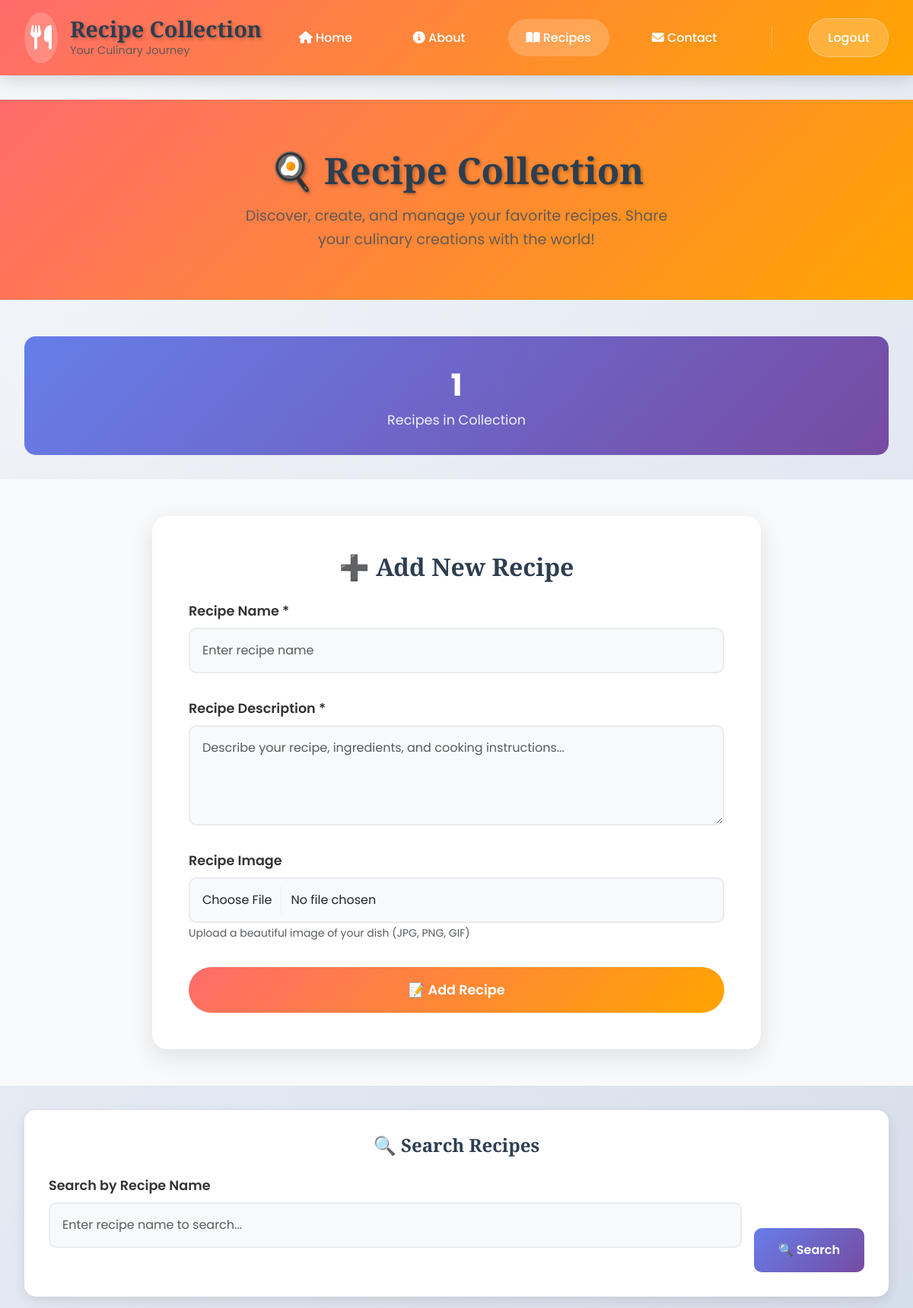
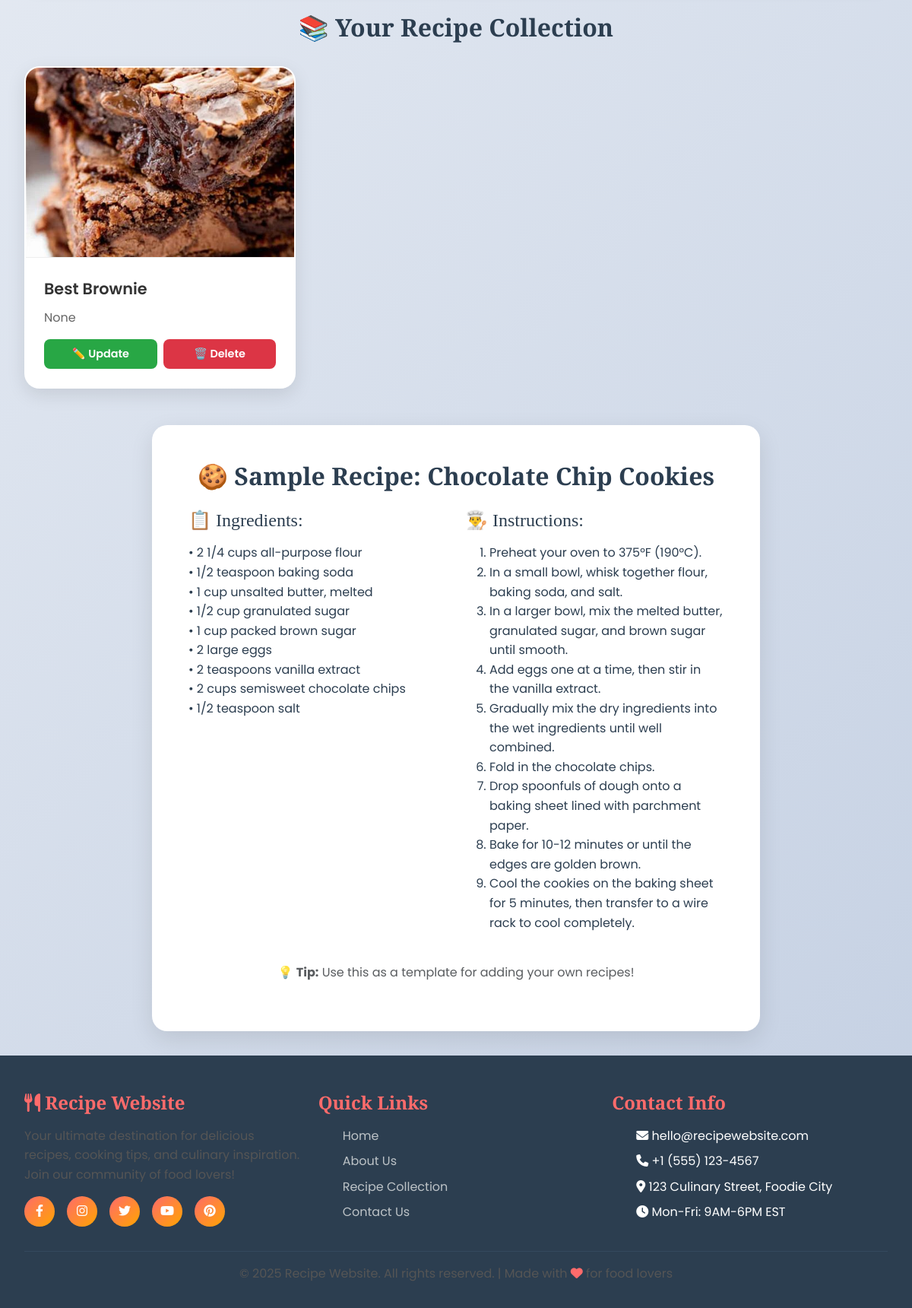
/receipes/ (signed in), run on the app's committed database (2 pictures, top to bottom).
### vege/models.py (models this page shows)
class Receipe(models.Model):
    user = models.ForeignKey(User,on_delete=models.SET_NULL,null=True,blank =True)# models.cascade ka mtlb hai user deletion = user delete krna chahta  h toh krdo
    receipe_name= models.CharField( max_length=100)
    receipe_discription=models.TextField(null=True, blank=True)
    receipe_image=models.ImageField((""), upload_to="receipe", height_field=None, width_field=None, max_length=None)

### vege/views.py (the view, shortened to what this page needs)
# urls.py: path('receipes/',receipes,name="receipes"),
@login_required(login_url='/login/')
def receipes(request):# taking data from frontend to backend
    queryset=Receipe.objects.all()
    if request.GET.get('search'):
       queryset=queryset.filter(receipe_name__icontains= request.GET.get('search'))# icontains search karega ki ye string ati h ki nahi is particcular strings mai ki nahi
    context={'receipes':queryset}
    return render(request,'receipes.html',context)

### vege/templates/receipes.html (shortened to what this page needs)
{% extends 'home/base.html' %}
{% block header_title %}Recipe Collection{% endblock %}
{% block content %}
<div class="recipe-hero">
    <div class="container">
        <h1>🍳 Recipe Collection</h1>
        <p>Discover, create, and manage your favorite recipes. Share your culinary creations with the world!</p>
    </div>
</div>
<div class="container">
    <div class="stats-banner">
        <span class="stats-number">{{ receipes|length }}</span>
        <div class="stats-label">Recipes in Collection</div>
    </div>
</div>
<div class="add-recipe-section">
    <div class="container">
        <div class="recipe-form">
            <h2 class="text-center mb-4">➕ Add New Recipe</h2>
            <form method="post" enctype="multipart/form-data">
                <div class="form-group">
                    <label for="receipe_name">Recipe Name *</label>
                    <input name="receipe_name" type="text" class="form-control" id="receipe_name" placeholder="Enter recipe name" required>
                </div>
                <div class="form-group">
                    <label for="receipe_discription">Recipe Description *</label>
                    <textarea class="form-control" name="receipe_discription" id="receipe_discription" rows="4" placeholder="Describe your recipe, ingredients, and cooking instructions..." required></textarea>
                </div>
                <div class="form-group">
                    <label for="receipe_image">Recipe Image</label>
                    <input name="receipe_image" type="file" class="form-control" id="receipe_image" accept="image/*">
                    <small class="text-muted">Upload a beautiful image of your dish (JPG, PNG, GIF)</small>
                </div>
                <button type="submit" class="submit-btn">
                    📝 Add Recipe
                </button>
            </form>
        </div>
    </div>
</div>
<div class="container">
    <div class="search-section">
        <h3 class="text-center mb-4">🔍 Search Recipes</h3>
        <form class="search-form">
            <div class="form-group flex-grow-1">
                <label for="search">Search by Recipe Name</label>
                <input name="search" type="text" class="form-control" id="search" placeholder="Enter recipe name to search...">
            </div>
            <button type="submit" class="search-btn">
                🔍 Search
            </button>
        </form>
    </div>
</div>
<div class="container">
    {% if receipes %}
        <h2 class="text-center mb-4">📚 Your Recipe Collection</h2>
        <div class="recipes-grid">
            {% for receipe in receipes %}
            <div class="recipe-card">
                {% if receipe.receipe_image %}
                    <img src="/media/{{receipe.receipe_image}}" alt="{{receipe.receipe_name}}" class="recipe-image">
                {% else %}
                    <div class="recipe-image" style="background: linear-gradient(135deg, #f8f9fa 0%, #e9ecef 100%); display: flex; align-items: center; justify-content: center; color: #666;">
                        🍽️ No Image
                    </div>
                {% endif %}
                <div class="recipe-content">
                    <div class="recipe-title">{{receipe.receipe_name}}</div>
                    <div class="recipe-description">{{receipe.receipe_discription}}</div>
                    <div class="recipe-actions">
                        <a href="/update_receipe/{{receipe.id}}/" class="action-btn btn-update">
                            ✏️ Update
                        </a>
                        <a href="/delete_receipe/{{receipe.id}}/" class="action-btn btn-delete" onclick="return confirm('Are you sure you want to delete this recipe?')">
                            🗑️ Delete
                        </a>
                    </div>
                </div>
            </div>
            {% endfor %}
        </div>
    {% else %}
        <div class="empty-state">
            <div class="empty-state-icon">🍽️</div>
            <h3>No Recipes Yet</h3>
            <p>Start building your recipe collection by adding your first recipe above!</p>
        </div>
    {% endif %}
</div>
<div class="container mt-5">
    <div class="recipe-form">
        <h2 class="text-center mb-4">🍪 Sample Recipe: Chocolate Chip Cookies</h2>
        <div class="row">
            <div class="col-md-6">
                <h4>📋 Ingredients:</h4>
                <ul class="list-unstyled">
                    <li>• 2 1/4 cups all-purpose flour</li>
                    <li>• 1/2 teaspoon baking soda</li>
                    <li>• 1 cup unsalted butter, melted</li>
                    <li>• 1/2 cup granulated sugar</li>
                    <li>• 1 cup packed brown sugar</li>
                    <li>• 2 large eggs</li>
                    <li>• 2 teaspoons vanilla extract</li>
                    <li>• 2 cups semisweet chocolate chips</li>
                    <li>• 1/2 teaspoon salt</li>
                </ul>
            </div>
            <div class="col-md-6">
                <h4>👨‍🍳 Instructions:</h4>
                <ol>
                    <li>Preheat your oven to 375°F (190°C).</li>
                    <li>In a small bowl, whisk together flour, baking soda, and salt.</li>
                    <li>In a larger bowl, mix the melted butter, granulated sugar, and brown sugar until smooth.</li>
                    <li>Add eggs one at a time, then stir in the vanilla extract.</li>
                    <li>Gradually mix the dry ingredients into the wet ingredients until well combined.</li>
                    <li>Fold in the chocolate chips.</li>
                    <li>Drop spoonfuls of dough onto a baking sheet lined with parchment paper.</li>
                    <li>Bake for 10-12 minutes or until the edges are golden brown.</li>
                    <li>Cool the cookies on the baking sheet for 5 minutes, then transfer to a wire rack to cool completely.</li>
                </ol>
            </div>
        </div>
        <div class="text-center mt-4">
            <p class="text-muted">💡 <strong>Tip:</strong> Use this as a template for adding your own recipes!</p>
        </div>
    </div>
</div>
{% endblock %}

### home/templates/home/base.html (style rules this page uses)
:root { --primary-color: #ff6b6b; --secondary-color: #4ecdc4; --accent-color: #45b7d1; --dark-color: #2c3e50; --light-color: #ecf0f1; --success-color: #2ecc71; --warning-color: #f39c12; --danger-color: #e74c3c; --gradient-primary: linear-gradient(135deg, #ff6b6b 0%, #ffa500 100%); --gradient-secondary: linear-gradient(135deg, #667eea 0%, #764ba2 100%); --shadow-light: 0 2px 10px rgba(0,0,0,0.1); --shadow-medium: 0 5px 20px rgba(0,0,0,0.15); --shadow-heavy: 0 10px 30px rgba(0,0,0,0.2); --border-radius: 15px; --transition: all 0.3s ease; }
* { margin: 0; padding: 0; box-sizing: border-box; }
body { font-family: 'Poppins', sans-serif; line-height: 1.6; background: linear-gradient(135deg, #f5f7fa 0%, #c3cfe2 100%); color: var(--dark-color); min-height: 100vh; display: flex; flex-direction: column; }
.container { max-width: 1200px; margin: 0 auto; padding: 0 2rem; }
h1, h2, h3, h4, h5, h6 { font-family: 'Playfair Display', serif; color: var(--dark-color); margin-bottom: 1rem; }
h1 { font-size: 2.5rem; font-weight: 700; }
h2 { font-size: 2rem; font-weight: 600; }
h3 { font-size: 1.5rem; font-weight: 600; }
p { margin-bottom: 1rem; color: #555; }
.form-group { margin-bottom: 1.5rem; }
.form-control { width: 100%; padding: 0.75rem 1rem; border: 2px solid #e9ecef; border-radius: 10px; font-size: 1rem; transition: var(--transition); background: white; }
.text-center { text-align: center; }
.mb-4 { margin-bottom: 2rem; }
.mt-4 { margin-top: 2rem; }
.mt-5 { margin-top: 3rem; }

### vege/templates/receipes.html (style rules this page uses)
.recipe-hero { background: linear-gradient(135deg, #ff6b6b 0%, #ffa500 100%); color: white; padding: 4rem 0; text-align: center; margin-bottom: 3rem; }
.recipe-hero h1 { font-size: 3rem; margin-bottom: 1rem; text-shadow: 2px 2px 4px rgba(0,0,0,0.3); }
.recipe-hero p { font-size: 1.2rem; max-width: 600px; margin: 0 auto; opacity: 0.9; }
.add-recipe-section { background: #f8f9fa; padding: 3rem 0; margin: 2rem 0; }
.recipe-form { background: white; padding: 3rem; border-radius: 20px; box-shadow: 0 10px 30px rgba(0,0,0,0.1); max-width: 800px; margin: 0 auto; }
.form-group { margin-bottom: 2rem; }
.form-group label { display: block; margin-bottom: 0.5rem; font-weight: 600; color: #333; font-size: 1.1rem; }
.form-control { width: 100%; padding: 1rem; border: 2px solid #e9ecef; border-radius: 10px; font-size: 1rem; transition: border-color 0.3s ease, box-shadow 0.3s ease; background: #f8f9fa; }
.submit-btn { background: linear-gradient(135deg, #ff6b6b 0%, #ffa500 100%); color: white; padding: 1rem 3rem; border: none; border-radius: 50px; font-size: 1.1rem; font-weight: 600; cursor: pointer; transition: transform 0.3s ease, box-shadow 0.3s ease; width: 100%; }
.search-section { background: white; padding: 2rem; border-radius: 15px; box-shadow: 0 5px 15px rgba(0,0,0,0.1); margin: 2rem 0; }
.search-form { display: flex; gap: 1rem; align-items: end; }
.search-btn { background: linear-gradient(135deg, #667eea 0%, #764ba2 100%); color: white; padding: 1rem 2rem; border: none; border-radius: 10px; font-weight: 600; cursor: pointer; transition: transform 0.3s ease; }
.recipes-grid { display: grid; grid-template-columns: repeat(auto-fill, minmax(350px, 1fr)); gap: 2rem; margin: 2rem 0; }
.recipe-card { background: white; border-radius: 20px; box-shadow: 0 8px 25px rgba(0,0,0,0.1); overflow: hidden; transition: transform 0.3s ease, box-shadow 0.3s ease; border: 2px solid transparent; }
.recipe-image { width: 100%; height: 250px; object-fit: cover; border-bottom: 1px solid #eee; }
.recipe-content { padding: 1.5rem; }
.recipe-title { font-size: 1.3rem; font-weight: 600; color: #333; margin-bottom: 0.5rem; }
.recipe-description { color: #666; line-height: 1.6; margin-bottom: 1rem; display: -webkit-box; -webkit-line-clamp: 3; -webkit-box-orient: vertical; overflow: hidden; }
.recipe-actions { display: flex; gap: 0.5rem; margin-top: 1rem; }
.action-btn { padding: 0.5rem 1rem; border-radius: 8px; text-decoration: none; font-weight: 600; font-size: 0.9rem; transition: transform 0.3s ease; flex: 1; text-align: center; }
.btn-update { background: #28a745; color: white; }
.btn-delete { background: #dc3545; color: white; }
.stats-banner { background: linear-gradient(135deg, #667eea 0%, #764ba2 100%); color: white; padding: 2rem; border-radius: 15px; margin: 2rem 0; text-align: center; }
.stats-number { font-size: 2.5rem; font-weight: bold; display: block; }
.stats-label { font-size: 1.1rem; opacity: 0.9; }

### data on the page
Receipe: receipe_image (picture), receipe_name "Best Brownie", receipe_discription "None"

### other printed values
{{ receipes|length }} "1"
